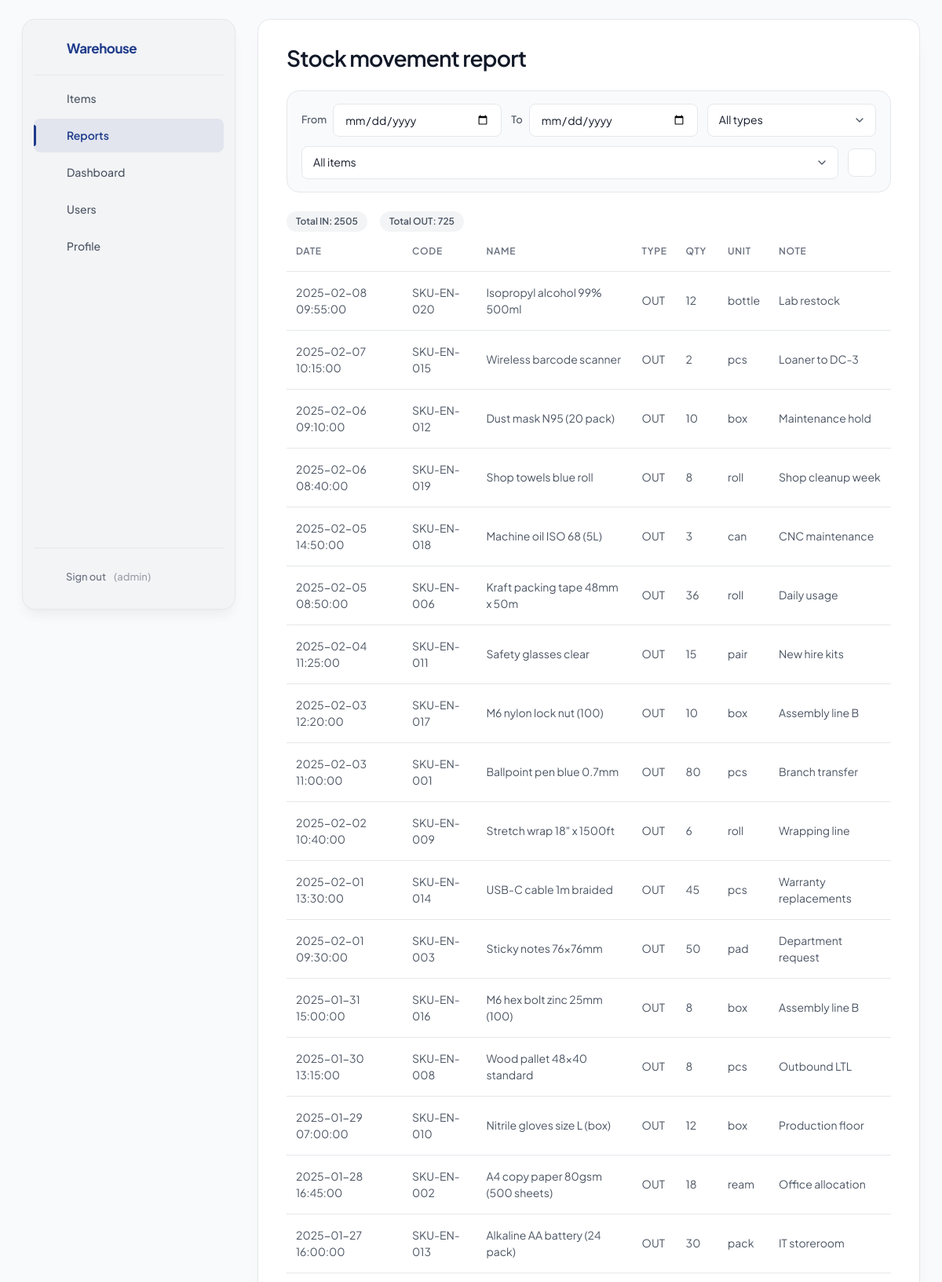
The app's page /public/index.php?page=reports (signed in, upper part) with its own data.
### tables this page shows
CREATE TABLE `stock_movements` (
  `id` int NOT NULL AUTO_INCREMENT,
  `item_id` int NOT NULL,
  `movement_type` enum('IN','OUT') NOT NULL,
  `quantity` int NOT NULL,
  `date` datetime NOT NULL DEFAULT CURRENT_TIMESTAMP,
  `reference_note` varchar(255) DEFAULT NULL,
  PRIMARY KEY (`id`),
  KEY `idx_mov_item` (`item_id`),
  KEY `idx_mov_type` (`movement_type`),
  KEY `idx_mov_date` (`date`),
  CONSTRAINT `fk_mov_item` FOREIGN KEY (`item_id`) REFERENCES `items` (`id`) ON DELETE CASCADE
);

CREATE TABLE `items` (
  `id` int NOT NULL AUTO_INCREMENT,
  `item_code` varchar(50) NOT NULL,
  `item_name` varchar(100) NOT NULL,
  `category` varchar(100) DEFAULT NULL,
  `location` varchar(100) DEFAULT NULL,
  `quantity` int NOT NULL DEFAULT '0',
  `unit` varchar(20) NOT NULL,
  `reorder_level` int NOT NULL DEFAULT '10',
  PRIMARY KEY (`id`),
  UNIQUE KEY `item_code` (`item_code`),
  KEY `idx_items_name` (`item_name`),
  KEY `idx_items_category` (`category`)
);

### config.php (called while the page is built)
<?php
return [
    'db' => [
        'host' => 'localhost',
        'name' => 'warehouse_db',
        'user' => 'root',
        'pass' => '',
        'charset' => 'utf8mb4',
    ],
    'base_url' => '/warehouse/public',
];

### db/connection.php (called while the page is built, shortened)
<?php
require_once __DIR__ . '/../lib/utils.php';
function get_db(): PDO {
    static $pdo = null;
    $config = require dirname(__DIR__) . '/config.php';
    $db = $config['db'];
    $dsn = "mysql:host={$db['host']};dbname={$db['name']};charset={$db['charset']}";
    $options = [
        PDO::ATTR_ERRMODE => PDO::ERRMODE_EXCEPTION,
        PDO::ATTR_DEFAULT_FETCH_MODE => PDO::FETCH_ASSOC,
        PDO::ATTR_EMULATE_PREPARES => false,
    ];
    try {
        $pdo = new PDO($dsn, $db['user'], $db['pass'], $options);
    } catch (PDOException $e) {
        if ($e->getCode() == 1049) {
            if (php_sapi_name() !== 'cli') {
                http_response_code(500);
                header('Content-Type: text/html; charset=utf-8');
                die("
                <!DOCTYPE html>
                <html lang='en'>
                <head>
                    <meta charset='UTF-8'>
                    <title>Database not initialized</title>
                    <style>
                        body { font-family: Arial, sans-serif; max-width: 600px; margin: 50px auto; padding: 20px; }
                        .error { background: #fee; border: 2px solid #f00; padding: 20px; border-radius: 5px; }
                        .site-footer { margin-top: 24px; text-align: center; color: #6b7280; font-size: 13px; }
                    </style>
                </head>
                <body>
                    <div class='error'>
                        <h2>Database not initialized</h2>
                        <p>Database <strong>{$db['name']}</strong> does not exist.</p>
                        <p>Create the database in phpMyAdmin, then import <strong>db/rebuild_full_en.sql</strong> to set up tables and demo data.</p>
                    </div>
                    " . copyright_footer_html() . "
                </body>
                </html>
                ");
            } else {
                die("Error: database {$db['name']} does not exist. Import db/rebuild_full_en.sql via phpMyAdmin.\n");
            }
        }
        throw $e;
    }
    return $pdo;
}

### lib/utils.php (called while the page is built, shortened)
<?php
require_once __DIR__ . '/icons.php';
function app_config(): array {
    static $config = null;
    if ($config === null) {
        $config = require dirname(__DIR__) . '/config.php';
    }
    return $config;
}
function base_url(string $path = ''): string {
    $cfg = app_config();
    $base = rtrim($cfg['base_url'] ?? '', '/');
    $path = '/' . ltrim($path, '/');
    return $base . $path;
}
function e(?string $str): string {
    return htmlspecialchars((string)$str, ENT_QUOTES | ENT_SUBSTITUTE, 'UTF-8');
}

### routes/reports.php (the view, shortened to what this page needs)
<?php
require_once dirname(__DIR__) . '/db/connection.php';
require_once dirname(__DIR__) . '/lib/utils.php';
$pdo = get_db();
$from = $_GET['from'] ?? '';
$to = $_GET['to'] ?? '';
$where = ['1=1'];
$params = [];
$sql = 'SELECT sm.*, i.item_code, i.item_name, i.unit
        FROM stock_movements sm
        JOIN items i ON i.id = sm.item_id
        WHERE ' . implode(' AND ', $where) . '
        ORDER BY sm.date DESC, sm.id DESC
        LIMIT 1000';
$stmt = $pdo->prepare($sql);
$stmt->execute($params);
$rows = $stmt->fetchAll();
$totalIn = 0; $totalOut = 0;
foreach ($rows as $r) {
    if ($r['movement_type'] === 'IN') $totalIn += (int)$r['quantity'];
    if ($r['movement_type'] === 'OUT') $totalOut += (int)$r['quantity'];
}
?>
<div class="row row-toolbar">
	<h2>Stock movement report</h2>
</div>
<form class="search-bar filter-bar" method="get" action="<?= e(base_url('/index.php')) ?>">
    <label>From <input type="date" name="from" value="<?= e($from) ?>"></label>
    <label>To <input type="date" name="to" value="<?= e($to) ?>"></label>
    <select name="type">
        <option value="">All types</option>
    </select>
    <select name="item_id">
        <option value="0">All items</option>
    </select>
    <button type="submit" class="btn icon-btn secondary" aria-label="Run report" title="Run report"><?= icon('play') ?></button>
</form>
<div class="row">
    <div class="badge">Total IN: <?= e((string)$totalIn) ?></div>
    <div class="badge">Total OUT: <?= e((string)$totalOut) ?></div>
</div>
<?php if (!$rows): ?>
    <?= empty_state_html('No movements match your filters', 'Try a wider date range or remove item filters.', 'bar-chart') ?>
<?php else: ?>
<table class="data-table">
    <thead><tr><th>Date</th><th>Code</th><th>Name</th><th>Type</th><th>Qty</th><th>Unit</th><th>Note</th></tr></thead>
    <tbody>
    <?php foreach ($rows as $r): ?>
        <tr>
            <td><?= e($r['date']) ?></td>
            <td><?= e($r['item_code']) ?></td>
            <td><?= e($r['item_name']) ?></td>
            <td><?= e($r['movement_type']) ?></td>
            <td><?= e((string)$r['quantity']) ?></td>
            <td><?= e($r['unit']) ?></td>
            <td><?= e($r['reference_note']) ?></td>
        </tr>
    <?php endforeach; ?>
    </tbody>
</table>
<?php endif; ?>

### records on screen
stock_movements: date "2025-02-08 09:55:00", item.item_code "SKU-EN-020", item.item_name "Isopropyl alcohol 99% 500ml", movement_type "OUT", quantity "12", item.unit "bottle", reference_note "Lab restock"
stock_movements: date "2025-02-07 10:15:00", item.item_code "SKU-EN-015", item.item_name "Wireless barcode scanner", movement_type "OUT", quantity "2", item.unit "pcs", reference_note "Loaner to DC-3"
stock_movements: date "2025-02-06 09:10:00", item.item_code "SKU-EN-012", item.item_name "Dust mask N95 (20 pack)", movement_type "OUT", quantity "10", item.unit "box", reference_note "Maintenance hold"
stock_movements: date "2025-02-06 08:40:00", item.item_code "SKU-EN-019", item.item_name "Shop towels blue roll", movement_type "OUT", quantity "8", item.unit "roll", reference_note "Shop cleanup week"
stock_movements: date "2025-02-05 14:50:00", item.item_code "SKU-EN-018", item.item_name "Machine oil ISO 68 (5L)", movement_type "OUT", quantity "3", item.unit "can", reference_note "CNC maintenance"
stock_movements: date "2025-02-05 08:50:00", item.item_code "SKU-EN-006", item.item_name "Kraft packing tape 48mm x 50m", movement_type "OUT", quantity "36", item.unit "roll", reference_note "Daily usage"
stock_movements: date "2025-02-04 11:25:00", item.item_code "SKU-EN-011", item.item_name "Safety glasses clear", movement_type "OUT", quantity "15", item.unit "pair", reference_note "New hire kits"
stock_movements: date "2025-02-03 12:20:00", item.item_code "SKU-EN-017", item.item_name "M6 nylon lock nut (100)", movement_type "OUT", quantity "10", item.unit "box", reference_note "Assembly line B"
stock_movements: date "2025-02-03 11:00:00", item.item_code "SKU-EN-001", item.item_name "Ballpoint pen blue 0.7mm", movement_type "OUT", quantity "80", item.unit "pcs", reference_note "Branch transfer"
stock_movements: date "2025-02-02 10:40:00", item.item_code "SKU-EN-009", item.item_name "Stretch wrap 18\" x 1500ft", movement_type "OUT", quantity "6", item.unit "roll", reference_note "Wrapping line"
stock_movements: date "2025-02-01 13:30:00", item.item_code "SKU-EN-014", item.item_name "USB-C cable 1m braided", movement_type "OUT", quantity "45", item.unit "pcs", reference_note "Warranty replacements"
stock_movements: date "2025-02-01 09:30:00", item.item_code "SKU-EN-003", item.item_name "Sticky notes 76x76mm", movement_type "OUT", quantity "50", item.unit "pad", reference_note "Department request"
stock_movements: date "2025-01-31 15:00:00", item.item_code "SKU-EN-016", item.item_name "M6 hex bolt zinc 25mm (100)", movement_type "OUT", quantity "8", item.unit "box", reference_note "Assembly line B"
stock_movements: date "2025-01-30 13:15:00", item.item_code "SKU-EN-008", item.item_name "Wood pallet 48x40 standard", movement_type "OUT", quantity "8", item.unit "pcs", reference_note "Outbound LTL"
stock_movements: date "2025-01-29 07:00:00", item.item_code "SKU-EN-010", item.item_name "Nitrile gloves size L (box)", movement_type "OUT", quantity "12", item.unit "box", reference_note "Production floor"
stock_movements: date "2025-01-28 16:45:00", item.item_code "SKU-EN-002", item.item_name "A4 copy paper 80gsm (500 sheets)", movement_type "OUT", quantity "18", item.unit "ream", reference_note "Office allocation"
stock_movements: date "2025-01-27 16:00:00", item.item_code "SKU-EN-013", item.item_name "Alkaline AA battery (24 pack)", movement_type "OUT", quantity "30", item.unit "pack", reference_note "IT storeroom"

### other values on screen
$user['username'] "admin"
$totalIn "2505"
$totalOut "725"
